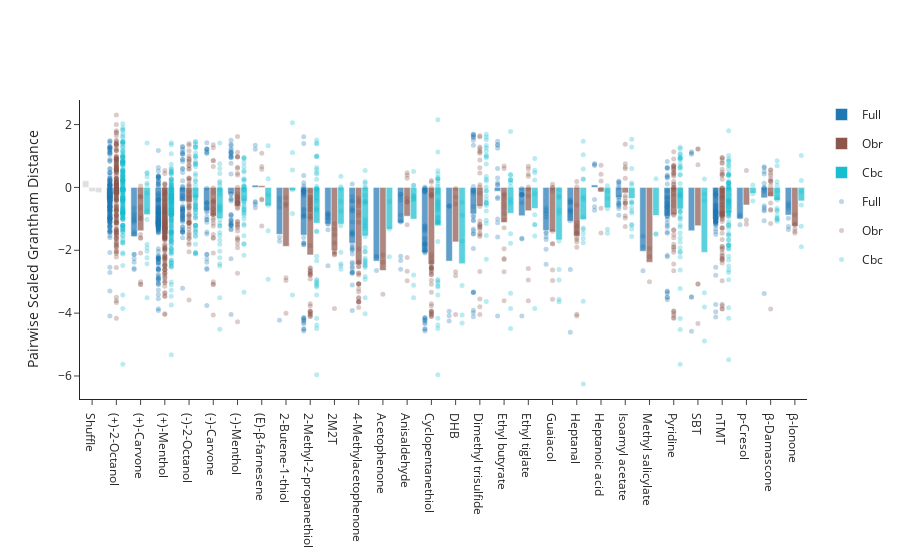

Source (notebook cell):
### Markdown cell above
#### Compare Full vs Cbc Grantham distance in responsive OR

### Code cell
import random 

# Load data 
Full_dist_mtx = pd.read_csv('../../output/Canonical_bc/SeqAlignment/SeqAlignment_Full_grantham_dist_mtx.csv', index_col = 0)
Cbc_dist_mtx  = pd.read_csv('../../output/Canonical_bc/SeqAlignment/SeqAlignment_Cbc_grantham_dist_mtx.csv', index_col = 0)
Obr_dist_mtx  = pd.read_csv('../../output/Canonical_bc/SeqAlignment/SeqAlignment_Obr_grantham_dist_mtx.csv', index_col = 0)


def zscore_normalization(dist_mtx):
    mean = np.nanmean(dist_mtx.values)  # Compute mean ignoring NaNs
    std  = np.nanstd(dist_mtx.values)   # Compute standard deviation ignoring NaNs
    return (dist_mtx - mean) / std

Full_dist_norm = zscore_normalization(Full_dist_mtx)
Cbc_dist_norm  = zscore_normalization(Cbc_dist_mtx)
Obr_dist_norm  = zscore_normalization(Obr_dist_mtx)


# Load other required files
Olfr_DL = np.load('../../files/Olfr_DL.npy', allow_pickle=True).item()
odorResp_df = pd.read_csv('../../files/Deorphanization/compiled_odor_sigResp_wide.csv', index_col=0)
cid_name = dict(pd.read_csv('../../files/Deorphanization/cid_odornames.csv', index_col=0)[['cid', 'name']].values)

# Translate Olfr to DLOR and Cid to odor name
odorResp_df.columns = [Olfr_DL.get(_col) for _col in odorResp_df.columns]
odorResp_df.index = [cid_name.get(_cid, _cid) for _cid in odorResp_df.index]

# Identify overlapping ORs present in both datasets
OR_overlap = set(odorResp_df.columns).intersection(Cbc_dist_norm.index)


logFC_cutoff = 2.3
odor_differences = []
# Iterate through each odor and collect pairwise distances from the precomputed **scaled** distance matrices
for _odor in odorResp_df.index:

    # Get OR responses sorted by value
    response_values  = odorResp_df.loc[_odor][list(OR_overlap)].sort_values()
    pos_response     = response_values[response_values > logFC_cutoff]  # Select ORs with > logFC
    pos_response_ORs = pos_response.index  # Sorted OR names

    if len(pos_response_ORs) > 2:
        # Compute pairwise distances using the **scaled** Grantham distance matrices
        for i in range(len(pos_response_ORs)):
            for j in range(i + 1, len(pos_response_ORs)):
                or1, or2 = pos_response_ORs[i], pos_response_ORs[j]

                # Extract distances from the **scaled** matrices
                odor_differences.append([_odor, "Full", Full_dist_norm.loc[or1, or2]]) if or1 in Full_dist_norm.index and or2 in Full_dist_norm.columns else None
                odor_differences.append([_odor, "Cbc", Cbc_dist_norm.loc[or1, or2]]) if or1 in Cbc_dist_norm.index and or2 in Cbc_dist_norm.columns else None
                odor_differences.append([_odor, "Obr", Obr_dist_norm.loc[or1, or2]]) if or1 in Obr_dist_norm.index and or2 in Obr_dist_norm.columns else None


# Make shuffle data 
num_shuffle_ORs = 100
all_ORs = list(Full_dist_norm.index)  # Get all OR names from distance matrix
# Define matrices and their corresponding labels
matrices = {
    "Full": Full_dist_norm,
    "Cbc": Cbc_dist_norm,
    "Obr": Cbc_dist_norm  # Assuming Obr also uses Cbc_dist_norm
}
shuffle_diff = []
for label, dist_mtx in matrices.items():
    shuffled_ORs = random.sample(all_ORs, min(num_shuffle_ORs, len(all_ORs)))
    for i, or1 in enumerate(shuffled_ORs):
        for or2 in shuffled_ORs[i + 1:]:  # Avoid duplicate pairs
            if or1 in dist_mtx.index and or2 in dist_mtx.columns:
                shuffle_diff.append([label, dist_mtx.loc[or1, or2]])
        
                    
# Convert to DataFrame
odor_differences_df = pd.DataFrame(odor_differences, columns=['odor', 'Condition', 'Pairwise_Difference'])
odor_summary = odor_differences_df.groupby(['odor', 'Condition'])['Pairwise_Difference'].agg(['mean', 'std']).reset_index()
shuffle_summary = pd.DataFrame(shuffle_diff, columns=['Condition', 'dist']).groupby(['Condition'])['dist'].mean()

# Define color mapping
Plot_condition = ['Full', 'OBR', 'Cbc']
# colormap = cf.distinct_colors(list(odor_differences_df.Condition.unique()))
colormap = cf.distinct_colors(Plot_condition)

sorted_odor = ['Shuffle'] + list(np.sort(odor_summary.odor.unique())) 
# Create figure with grouped scatter mode
fig = go.Figure(
    layout=dict(
        xaxis=dict(categoryorder="array", categoryarray=sorted_odor),
        yaxis_title="Pairwise Scaled Grantham Distance",
        scattermode="group",
        legend=dict(groupclick="toggleitem"),
        template="simple_white"
    )
)

# Add a **single shuffle bar** at the start of the x-axis
for _condition in Plot_condition:
    fig.add_trace(go.Bar(
        x=['Shuffle'],  # Single category at the start
        y=[shuffle_summary[_condition]],  # Shuffle value for Full
        name="Full_shuffle",
        marker=dict(color='lightgray', opacity=0.7),
        offsetgroup=_condition, 
        showlegend=False
        # legendgroup=_condition
    ))

# Add bar plots (Mean & Std) for **Full** and **Cbc**
for _condition in Plot_condition:
    condition_data = odor_summary[odor_summary["Condition"] == _condition]
    fig.add_trace(go.Bar(
        x=condition_data["odor"],
        y=condition_data["mean"],
        name=_condition,
        marker=dict(color=colormap[_condition], opacity=0.7),
        offsetgroup=_condition,
        legendgroup=_condition
    ))

for _condition in Plot_condition:
    condition_data = odor_differences_df[odor_differences_df["Condition"] == _condition]
    fig.add_trace(go.Scatter(
        x=condition_data["odor"],
        y=condition_data["Pairwise_Difference"],
        mode="markers",
        name=_condition,
        marker=dict(color=colormap[_condition], size=5, opacity=0.3, symbol="circle"),
        offsetgroup=_condition,
        # showlegend=False
    ))

# Show plot
fig.show()
fig.write_html('../../output/Canonical_bc/Grantham_distance/SeqAlignment_grantham_PairwiseDist_scaled.html')

### Figure 1 — Plotly figure (JSON) as saved in the notebook; plotly's stock layout.template omitted (floating-point values rounded to 4 significant figures; data arrays with more than 128 entries replaced by an {"elided": "..."} marker saying what was removed)
{"data": [{"marker": {"color": "lightgray", "opacity": 0.7}, "name": "Full_shuffle", "offsetgroup": "Full", "showlegend": false, "type": "bar", "x": ["Shuffle"], "y": [0.2121]}, {"marker": {"color": "lightgray", "opacity": 0.7}, "name": "Full_shuffle", "offsetgroup": "Obr", "showlegend": false, "type": "bar", "x": ["Shuffle"], "y": [-0.1341]}, {"marker": {"color": "lightgray", "opacity": 0.7}, "name": "Full_shuffle", "offsetgroup": "Cbc", "showlegend": false, "type": "bar", "x": ["Shuffle"], "y": [-0.1653]}, {"legendgroup": "Full", "marker": {"color": "#1f77b4", "opacity": 0.7}, "name": "Full", "offsetgroup": "Full", "type": "bar", "x": ["(+)-2-Octanol", "(+)-Carvone", "(+)-Menthol", "(-)-2-Octanol", "(-)-Carvone", "(-)-Menthol", "(E)-β-farnesene", "2-Butene-1-thiol", "2-Methyl-2-propanethiol", "2M2T", "4-Methylacetophenone", "Acetophenone", "Anisaldehyde", "Cyclopentanethiol", "DHB", "Dimethyl trisulfide", "Ethyl butyrate", "Ethyl tiglate", "Guaiacol", "Heptanal", "Heptanoic acid", "Isoamyl acetate", "Methyl salicylate", "Pyridine", "SBT", "nTMT", "p-Cresol", "β-Damascone", "β-Ionone"], "y": [-0.381, -1.564, -1.262, -0.431, -0.7426, -0.2041, 0.07276, -1.493, -1.517, -1.161, -1.773, -2.346, -1.131, -2.071, -2.344, -0.8416, -0.1227, -0.9017, -1.368, -1.076, 0.07902, -0.3148, -2.033, -0.9062, -1.379, -1.005, -0.9973, -0.3302, -0.8796]}, {"legendgroup": "Obr", "marker": {"color": "#8c564b", "opacity": 0.7}, "name": "Obr", "offsetgroup": "Obr", "type": "bar", "x": ["(+)-2-Octanol", "(+)-Carvone", "(+)-Menthol", "(-)-2-Octanol", "(-)-Carvone", "(-)-Menthol", "(E)-β-farnesene", "2-Butene-1-thiol", "2-Methyl-2-propanethiol", "2M2T", "4-Methylacetophenone", "Acetophenone", "Anisaldehyde", "Cyclopentanethiol", "DHB", "Dimethyl trisulfide", "Ethyl butyrate", "Ethyl tiglate", "Guaiacol", "Heptanal", "Heptanoic acid", "Isoamyl acetate", "Methyl salicylate", "Pyridine", "SBT", "nTMT", "p-Cresol", "β-Damascone", "β-Ionone"], "y": [-0.2269, -1.379, -1.483, -0.4634, -0.9096, -0.602, 0.05604, -1.875, -2.149, -2.005, -2.459, -2.642, -0.9156, -2.439, -1.734, -0.5969, -1.112, -0.7414, -1.415, -1.556, -0.1411, -0.1745, -2.384, -0.8687, -1.219, -0.9386, -0.5583, -0.2855, -1.23]}, {"legendgroup": "Cbc", "marker": {"color": "#17becf", "opacity": 0.7}, "name": "Cbc", "offsetgroup": "Cbc", "type": "bar", "x": ["(+)-2-Octanol", "(+)-Carvone", "(+)-Menthol", "(-)-2-Octanol", "(-)-Carvone", "(-)-Menthol", "(E)-β-farnesene", "2-Butene-1-thiol", "2-Methyl-2-propanethiol", "2M2T", "4-Methylacetophenone", "Acetophenone", "Anisaldehyde", "Cyclopentanethiol", "DHB", "Dimethyl trisulfide", "Ethyl butyrate", "Ethyl tiglate", "Guaiacol", "Heptanal", "Heptanoic acid", "Isoamyl acetate", "Methyl salicylate", "Pyridine", "SBT", "nTMT", "p-Cresol", "β-Damascone", "β-Ionone"], "y": [-0.1428, -0.8676, -0.8925, -0.3276, -0.9883, -0.4331, -0.5849, -0.1012, -1.137, -1.166, -1.541, -1.327, -1.008, -1.22, -2.428, -0.007926, -0.825, -0.6674, -1.665, -1.024, -0.6461, -0.3509, -0.893, -0.6831, -2.066, -0.8126, -0.1845, -0.4118, -0.4298]}, {"marker": {"color": "#1f77b4", "opacity": 0.3, "size": 5, "symbol": "circle"}, "mode": "markers", "name": "Full", "offsetgroup": "Full", "type": "scatter", "x": {"elided": "825 str values"}, "y": {"elided": "825 float values"}}, {"marker": {"color": "#8c564b", "opacity": 0.3, "size": 5, "symbol": "circle"}, "mode": "markers", "name": "Obr", "offsetgroup": "Obr", "type": "scatter", "x": {"elided": "825 str values"}, "y": {"elided": "825 float values"}}, {"marker": {"color": "#17becf", "opacity": 0.3, "size": 5, "symbol": "circle"}, "mode": "markers", "name": "Cbc", "offsetgroup": "Cbc", "type": "scatter", "x": {"elided": "825 str values"}, "y": {"elided": "825 float values"}}], "layout": {"legend": {"groupclick": "toggleitem"}, "scattermode": "group", "xaxis": {"categoryarray": ["Shuffle", "(+)-2-Octanol", "(+)-Carvone", "(+)-Menthol", "(-)-2-Octanol", "(-)-Carvone", "(-)-Menthol", "(E)-β-farnesene", "2-Butene-1-thiol", "2-Methyl-2-propanethiol", "2M2T", "4-Methylacetophenone", "Acetophenone", "Anisaldehyde", "Cyclopentanethiol", "DHB", "Dimethyl trisulfide", "Ethyl butyrate", "Ethyl tiglate", "Guaiacol", "Heptanal", "Heptanoic acid", "Isoamyl acetate", "Methyl salicylate", "Pyridine", "SBT", "nTMT", "p-Cresol", "β-Damascone", "β-Ionone"], "categoryorder": "array"}, "yaxis": {"title": {"text": "Pairwise Scaled Grantham Distance"}}}}
